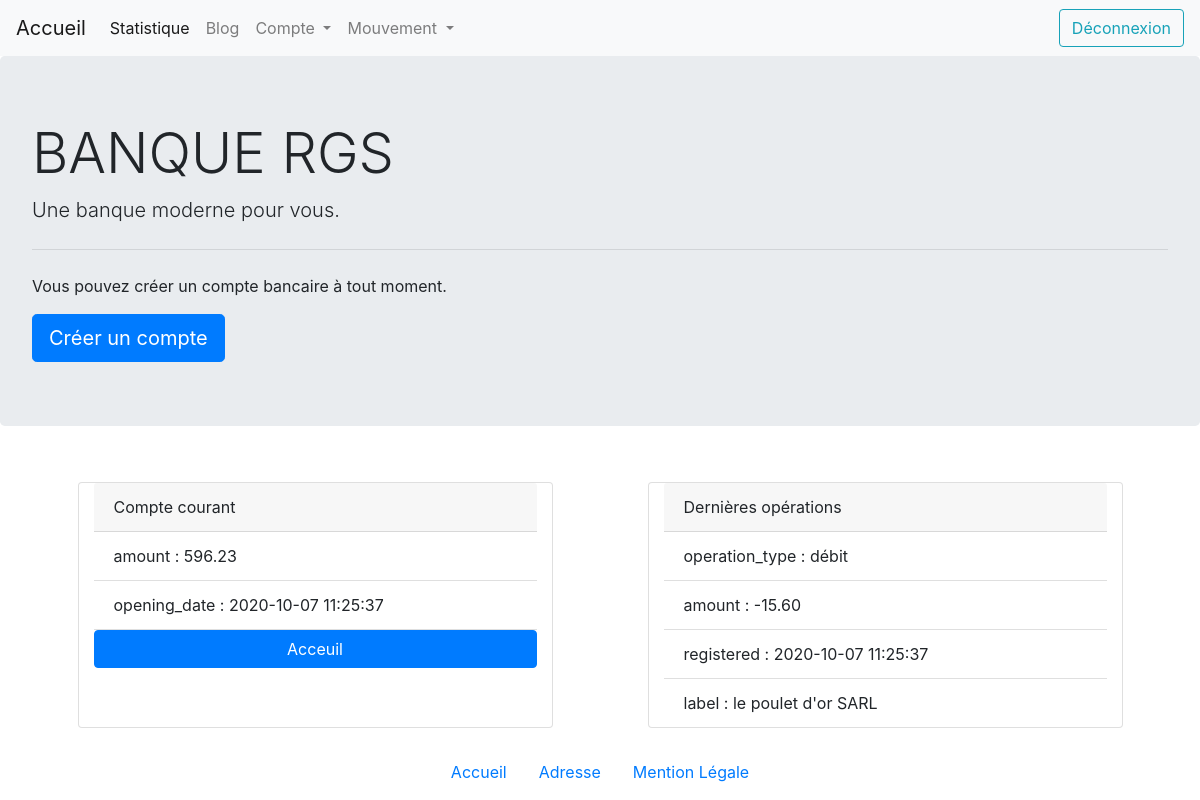
/showaccount.php?id=1 (signed in), run on the app's committed database.
### tables this page shows
CREATE TABLE Account(
  id INT UNSIGNED NOT NULL AUTO_INCREMENT,
  amount DECIMAL(11,2) NOT NULL,
  opening_date TIMESTAMP NOT NULL,
  account_type VARCHAR(50) NOT NULL,
  user_id INT UNSIGNED,
  PRIMARY KEY (id),
  FOREIGN KEY (user_id) REFERENCES User(id)
);

CREATE TABLE Operation(
  id INT UNSIGNED NOT NULL AUTO_INCREMENT,
  operation_type VARCHAR(30) NOT NULL,
  amount DECIMAL(11,2) NOT NULL,
  registered TIMESTAMP NOT NULL,
  label VARCHAR(50) NULL,
  account_id INT UNSIGNED,
  PRIMARY KEY (id),
  FOREIGN KEY (account_id) REFERENCES Account(id)
);

### showaccount.php (the view)
<?php
  include "template/nav.php";
  include "template/header.php";
 ?>
<?php
  if (!empty($_GET["id"]) && isset($_GET["id"])):
    $account_id = test_input($_GET["id"]);
    $query = $db->prepare(
      "SELECT o.operation_type, o.amount, o.registered, o.label
      FROM Account AS a
      INNER JOIN Operation AS o
      WHERE a.id = o.account_id AND a.id = :account_id"
    );
    $result = $query->execute([
      "account_id" => $account_id
    ]);
    $operation_user = $query->fetchAll(PDO::FETCH_ASSOC);
    $con = $db->prepare(
      "SELECT a.amount, a.opening_date, a.account_type
      FROM Account AS a
      WHERE a.id = :id_account"
    );
    $results = $con->execute([
      "id_account" => $account_id
    ]);
    $account_user = $con->fetch(PDO::FETCH_ASSOC);
  endif;
?>
<div class="container">
  <div class="row">
    <div class="card col-10 col-md-5 mx-auto my-4" style="width: 18rem;">
      <div class="card-header">
        <?php echo $account_user["account_type"] ?>
      </div>
      <ul class="list-group list-group-flush">
        <?php foreach ($account_user as $key => $account): ?>
          <?php if ($key !== "account_type"): ?>
            <li class="list-group-item"><?php echo $key . ' : ' . $account; ?></li>
          <?php endif; ?>
        <?php endforeach; ?>
      </ul>
      <a href="index.php" class="btn btn-primary">Acceuil</a>
    </div>
    <?php foreach ($operation_user as $key => $operations): ?>
      <div class="card col-10 col-md-5 mx-auto my-4" style="width: 18rem;">
        <div class="card-header">
          Dernières opérations
        </div>
        <ul class="list-group list-group-flush">
          <?php foreach ($operations as $key => $operation): ?>
            <li class="list-group-item"><?php echo $key . ' : ' . $operation; ?></li>
          <?php endforeach; ?>
        </ul>
      </div>
    <?php endforeach; ?>
  </div>
</div>
<?php
  include "template/footer.php";
 ?>

### data on the page
account: account_type "Compte courant", amount "596.23", opening_date "2020-10-07 11:25:37"
operation: key "operation_type", operation_type "débit", key "amount", amount "-15.60", key "registered", registered "2020-10-07 11:25:37", key "label", label "le poulet d'or SARL"

### other printed values
$key "amount"
$key "opening_date"
